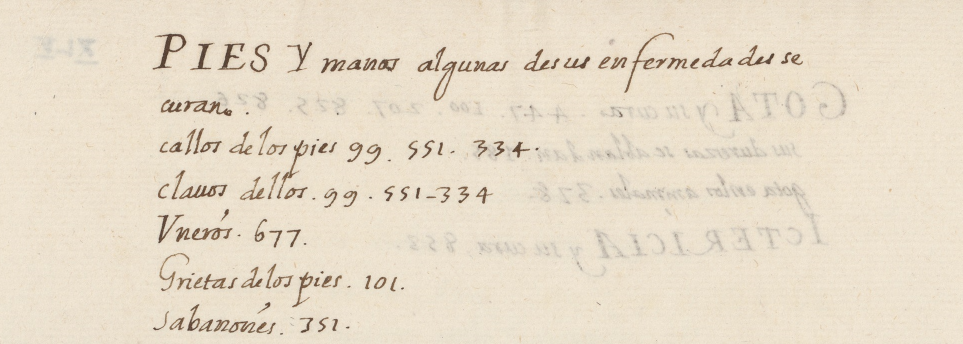
#> input picture joeal_data/hdibco2014/images/H08.png, 1925 x 688 px, found by its file name (shown at 1/2 size)
$ jupyter execute Bleedthrough_Restoration.ipynb
#> lines starting #> are read from the running program, lines starting #| are printed output that depends on the picture; after the words box and inside, x2 and y2 are one past the last pixel; in counts of white or black regions, pixels touching at a corner belong together
# Bleed-through restoration

Set `IMAGE_PATH` in the first code cell and select **Run All**. Use a Python 3 kernel with NumPy, OpenCV and Matplotlib. If needed, install them once with `%pip install numpy opencv-python matplotlib`.

Choose a scan with bleed-through. The notebook restores every supplied scan and saves a black-and-white PNG beside it.

## Choose an image

The example uses a bundled H-DIBCO scan. Change the path to try another scan.

[cell 1]
IMAGE_PATH = "joeal_data/hdibco2014/images/H08.png"

## 1. Load the scan

OpenCV reads the scan as an 8-bit image. A relative path starts from the notebook kernel’s working folder. The original preview uses colour, and the algorithm uses grayscale.

[cell 2]
from pathlib import Path

import cv2
import matplotlib.pyplot as plt
import numpy as np

input_path = Path(IMAGE_PATH).expanduser()
if not input_path.is_absolute() and not input_path.is_file():
    input_path = Path.cwd().parent / input_path
input_path = input_path.resolve()
if not input_path.is_file():
    raise FileNotFoundError(f"Set IMAGE_PATH to an existing image file. Tried {input_path}")

original = cv2.imread(str(input_path), cv2.IMREAD_COLOR)
#> original is the input picture: shape (688, 1925, 3); mean B, G, R 200.8, 219.8, 231.4
if original is None:
    raise ValueError(f"OpenCV could not decode this image: {input_path}")
if min(original.shape[:2]) < 8:
    raise ValueError("The scan needs to be at least 8 pixels wide and tall.")

## Restoration methods

### Luminance

Convert BGR colour to one brightness value per pixel. Green gets the largest weight, followed by red and blue. The integer arithmetic rounds the weighted result back to an 8-bit pixel. A grayscale input passes through directly.

[cell 3]
def luminance(image):
    """Convert an OpenCV-order colour array to 8-bit grayscale."""
    if image.ndim == 2:
        return image
    blue, green, red = np.moveaxis(image.astype(np.int32), -1, 0)
    return ((3735 * blue + 19235 * green + 9798 * red + 16384) >> 15).astype(np.uint8)

### Histogram counts and sums

Count how often each brightness value appears. Build running totals for both pixel count and brightness so Otsu can calculate the size and mean of any intensity range by subtracting two totals.

[cell 4]
def _groups(image):
    counts = np.bincount(image.ravel(), minlength=256)
    levels = np.flatnonzero(counts)
    counts = counts[levels]
    weight = np.r_[0, np.cumsum(counts, dtype=np.float64)]
    moment = np.r_[0, np.cumsum(counts * levels, dtype=np.float64)]
    return levels, weight, moment

### Two-class Otsu

Try a cutoff after each occupied brightness level that leaves pixels on both sides. For each split, multiply the two group sizes by the squared difference between their average brightness. Return the cutoff with the highest score. The restoration pipeline uses pixels strictly below that cutoff as candidate ink. If every pixel has the same brightness, Otsu returns that brightness.

[cell 5]
def threshold_otsu(image):
    """Pick the split that maximises the weighted separation of two groups."""
    levels, weight, moment = _groups(image)
    if len(levels) == 1:
        return int(levels[0])

    left = weight[1:-1]
    right = weight[-1] - left
    left_mean = moment[1:-1] / left
    right_mean = (moment[-1] - moment[1:-1]) / right
    separation = left * right * (left_mean - right_mean) ** 2
    return int(levels[np.argmax(separation)])

### Small-component removal

Group candidate ink pixels that touch up, down, left or right. Count the pixels in each group and discard groups with 30 pixels or fewer at the default setting. The result is a mask of the larger candidate marks.

[cell 6]
def remove_specks(mask, max_size):
    """Keep 4-connected foreground components larger than max_size."""
    _, labels, stats, _ = cv2.connectedComponentsWithStats(
        mask.astype(np.uint8), connectivity=4
    )
    keep = stats[:, cv2.CC_STAT_AREA] > max_size
    keep[0] = False
    return keep[labels]

### Restoration settings

These defaults set the size of the background filters, the speck cutoff, the Canny thresholds and the minimum edge overlap.

[cell 7]
PARAMS = dict(
    close_size=31,       # step 1: closing kernel, larger than any stroke width
    median_size=21,      # step 1: smooths the background estimate
    min_speck=30,        # step 2: components of this many pixels or fewer are removed
    canny=(60, 150),     # step 3: Canny thresholds on the original image
    min_edge_ratio=0.08, # step 3: edge pixels / component size needed to count as real ink
)

### Background normalisation

Estimate what the paper would look like with the writing filled in. Morphological closing with a 31 × 31 ellipse fills narrow dark marks using nearby brighter pixels. A 21-pixel median filter smooths that estimate. The code divides each original pixel by its estimated background and multiplies by 255. Paper close to its local background becomes nearly white, while ink stays darker in proportion to the paper around it.

[cell 8]
def bg_normalise(gray, close_size, median_size):
    se = cv2.getStructuringElement(cv2.MORPH_ELLIPSE, (close_size, close_size))
    background = cv2.medianBlur(cv2.morphologyEx(gray, cv2.MORPH_CLOSE, se), median_size)
    norm = np.clip(gray.astype(float) / np.maximum(background, 1) * 255, 0, 255).astype(np.uint8)
    return norm, background

### Canny edge gate

Lightly blur the original grayscale scan and use Canny with thresholds of 60 and 150 to find strong brightness changes. Label groups of candidate ink, including diagonal neighbours. For each group, divide the number of its pixels that overlap a Canny edge by its total pixel count. Keep the entire group when that fraction is greater than 8%. This favours strokes with clear edges and can also discard genuine faint writing.

[cell 9]
def edge_gate(binary, gray, canny, min_edge_ratio):
    edges = cv2.Canny(cv2.GaussianBlur(gray, (3, 3), 0), *canny) > 0
    nl, lab = cv2.connectedComponents(binary.astype(np.uint8), connectivity=8)
    edge_cnt = np.bincount(lab[edges], minlength=nl)
    size = np.bincount(lab.ravel(), minlength=nl)
    keep = edge_cnt / np.maximum(size, 1) > min_edge_ratio
    keep[0] = False                                   # label 0 is background
    return keep[lab], edges

### Put the restoration steps together

Estimate and correct the paper background, apply Otsu to identify candidate ink, remove small specks, then check the remaining groups against the original scan’s edges. The function returns the final ink mask and intermediate images for inspection.

[cell 10]
def binarize(gray, p=PARAMS):
    norm, background = bg_normalise(gray, p['close_size'], p['median_size'])          # step 1
    t = threshold_otsu(norm)
    thresh = remove_specks(norm < t, p['min_speck'])                  # step 2
    final, edges = edge_gate(thresh, gray, p['canny'], p['min_edge_ratio'])           # step 3
    return final, dict(background=background, normalised=norm, otsu_t=t,
                       thresholded=thresh, edges=edges, removed_by_gate=thresh & ~final)

## Save and compare

Convert the final mask into black ink on white paper, save a PNG beside the input, and display both images. Running the notebook again for the same input replaces its previous restored PNG.

[cell 11]
mask, restoration_steps = binarize(luminance(original))
#> in luminance, `blue, green, red = np.moveaxis(image.astype(np.int32), -1, 0)`:
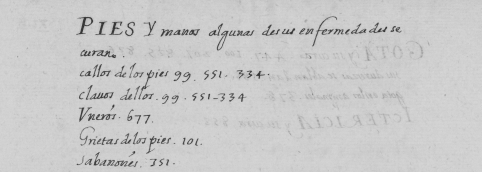
#> blue: shape (688, 1925) int32 (shown at 1/4 size); min 26, max 222, mean 200.8
#> in luminance, `blue, green, red = np.moveaxis(image.astype(np.int32), -1, 0)`:
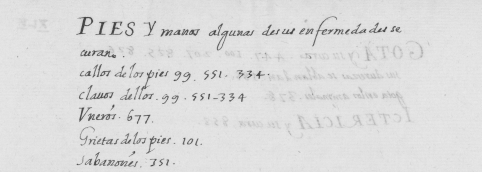
#> green: shape (688, 1925) int32 (shown at 1/4 size); min 42, max 239, mean 219.8
#> in bg_normalise, `se = cv2.getStructuringElement(cv2.MORPH_ELLIPSE, (close_size, close_s..`:
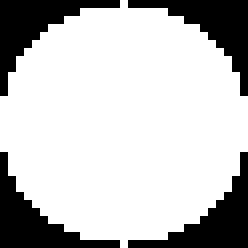
#> se: shape (31, 31) (shown 8 times larger); values 0 (black) and 1 (white), 75.9% white; 4 black regions, box (x1, y1, x2, y2) and area: (0, 0, 15, 12) 58, (16, 0, 31, 12) 58, (0, 19, 15, 31) 58, (16, 19, 31, 31) 58
#> in bg_normalise, `norm = np.clip(gray.astype(float) / np.maximum(background, 1) * 255, 0..`:
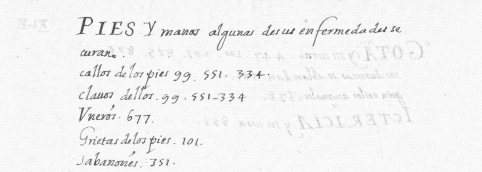
#> norm: shape (688, 1925) (shown at 1/4 size); min 52, max 255, mean 242.5
#> in _groups, `counts = np.bincount(image.ravel(), minlength=256)`: counts = 256 values, max 161205 at index 248, min 0 at index 0, mean 5173.4
#> in _groups, `levels = np.flatnonzero(counts)`: levels = 199 values from 52 to 255
#> in _groups, `counts = counts[levels]`: counts = 199 values, max 161205 at index 192, min 1 at index 1, mean 6655.3
#> in _groups, `weight = np.r_[0, np.cumsum(counts, dtype=np.float64)]`: weight = 200 values from 0 to 1324400
#> in _groups, `moment = np.r_[0, np.cumsum(counts * levels, dtype=np.float64)]`: moment = 200 values from 0 to 321192630
#> in threshold_otsu, `levels, weight, moment = _groups(image)`: levels = 199 values from 52 to 255; weight = 200 values from 0 to 1324400; moment = 200 values from 0 to 321192630
#> in threshold_otsu, `left = weight[1:-1]`: left = 198 values from 2 to 1307475
#> in threshold_otsu, `right = weight[-1] - left`: right = 198 values, max 1324398 at index 0, min 16925 at index 197, mean 1247521.8
#> in threshold_otsu, `left_mean = moment[1:-1] / left`: left_mean = 198 values from 52 to 242.4
#> in threshold_otsu, `right_mean = (moment[-1] - moment[1:-1]) / right`: right_mean = 198 values from 242.5 to 255
#> in threshold_otsu, `separation = left * right * (left_mean - right_mean) ** 2`: separation = 198 values, max 7.48e+14 at index 126, min 9.61e+10 at index 0, mean 4.88e+14
#> in binarize, `t = threshold_otsu(norm)`: t = 182
#> in remove_specks, `_, labels, stats, _ = cv2.connectedComponentsWithStats( mask.astype(np..`:
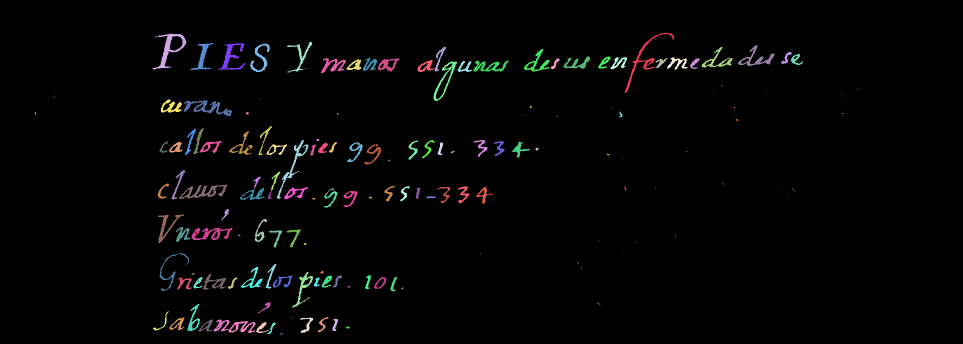
#> labels: shape (688, 1925) int32 (shown at 1/2 size); 193 distinct labels, from 0 to 192; one colour per label, 0 black
#> in remove_specks, `_, labels, stats, _ = cv2.connectedComponentsWithStats( mask.astype(np..`: stats = 193 rows, first 6: [0, 0, 1925, 688, 1288424], [1249, 65, 99, 120, 932], [305, 67, 68, 72, 1167], [310, 73, 2, 2, 3], [1310, 78, 1, 1, 1], [574, 84, 50, 61, 543]
#> in remove_specks, `return keep[labels]`:
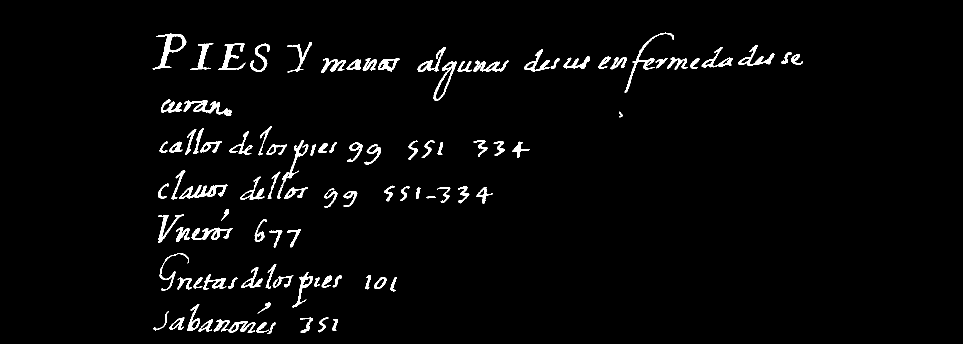
#> returned value: shape (688, 1925) bool (shown at 1/2 size); 2.7% white; 101 white regions, largest, box (x1, y1, x2, y2) and area: (305, 67, 373, 139) 1167, (367, 201, 464, 232) 1061, (358, 369, 455, 398) 1022
#> in edge_gate, `edges = cv2.Canny(cv2.GaussianBlur(gray, (3, 3), 0), *canny) > 0`:
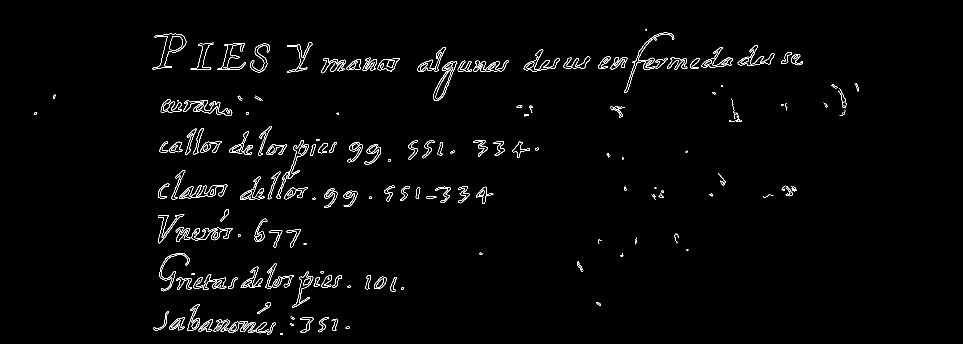
#> edges: shape (688, 1925) bool (shown at 1/2 size); 1.7% white in thin lines or dots, all inside (x1, y1, x2, y2) = (69, 58, 1718, 670)
#> in edge_gate, `nl, lab = cv2.connectedComponents(binary.astype(np.uint8), connectivit..`:
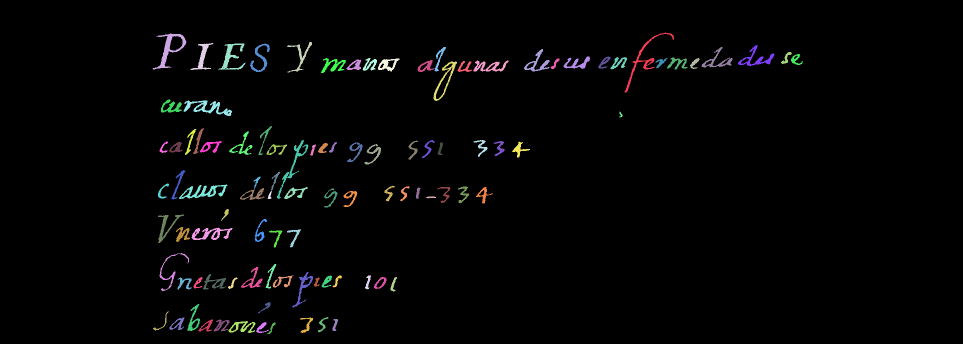
#> lab: shape (688, 1925) int32 (shown at 1/2 size); 102 distinct labels, from 0 to 101; one colour per label, 0 black
#> in edge_gate, `nl, lab = cv2.connectedComponents(binary.astype(np.uint8), connectivit..`: nl = 102
#> in edge_gate, `edge_cnt = np.bincount(lab[edges], minlength=nl)`: edge_cnt = 102 values, max 11613 at index 0, min 18 at index 30, mean 216.3
#> in edge_gate, `size = np.bincount(lab.ravel(), minlength=nl)`: size = 102 values, max 1288923 at index 0, min 40 at index 30, mean 12984.3
#> restoration_steps = 6 items
output = np.where(mask, 0, 255).astype(np.uint8)
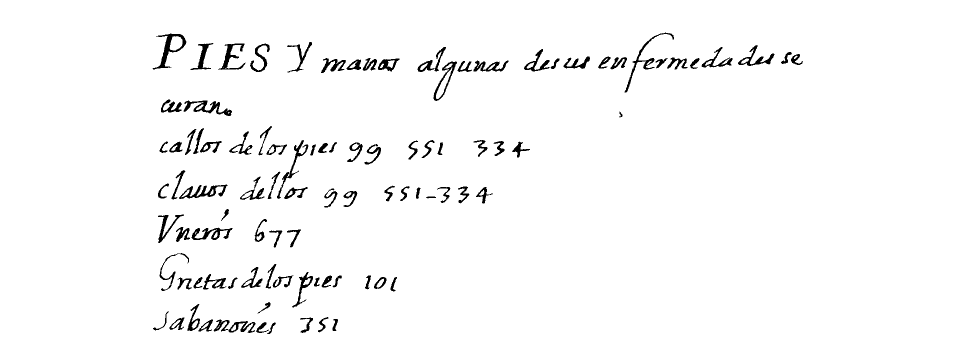
#> output: shape (688, 1925) (shown at 1/2 size); 97.3% white; 101 black regions, largest, box (x1, y1, x2, y2) and area: (305, 67, 373, 139) 1167, (367, 201, 464, 232) 1061, (358, 369, 455, 398) 1022
output_path = input_path.with_name(f"{input_path.name}.bleedthrough-restored.png")
if not cv2.imwrite(str(output_path), output):
    raise OSError(f"Could not save the restored image to {output_path}")
print(f"Saved restored image at {output_path}")

figure, axes = plt.subplots(1, 2, figsize=(13, 6))
axes[0].imshow(cv2.cvtColor(original, cv2.COLOR_BGR2RGB))
axes[0].set_title("Original scan")
axes[1].imshow(output, cmap="gray", vmin=0, vmax=255)
axes[1].set_title("Restored scan")
for axis in axes:
    axis.axis("off")
figure.tight_layout()
plt.show()
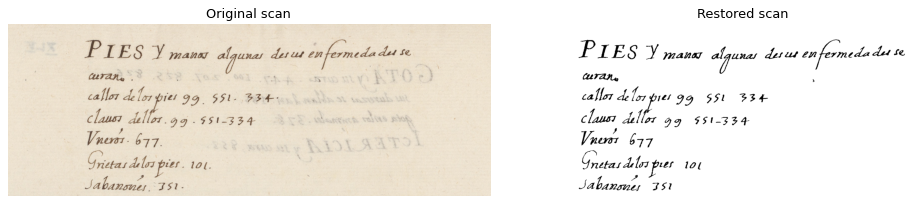
#> figure drawn by matplotlib, 2 panels
plt.close(figure)

$ run again, with joeal_data/hdibco2014/images/H01.png copied over joeal_data/hdibco2014/images/H08.png
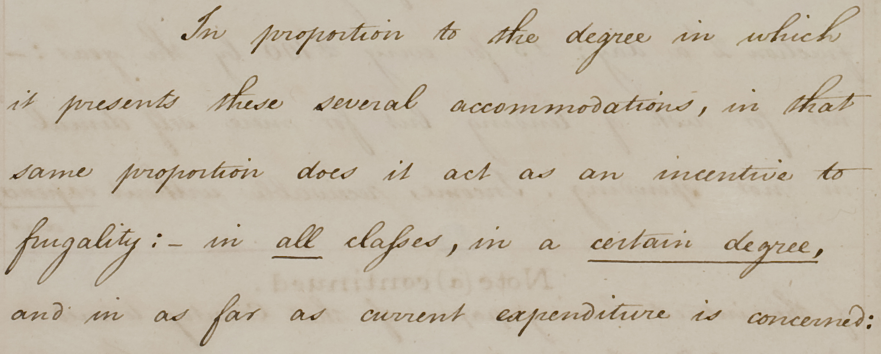
#> input picture joeal_data/hdibco2014/images/H01.png, 1761 x 707 px, found by its file name (shown at 1/2 size)
#> original is the input picture: shape (707, 1761, 3); mean B, G, R 167.8, 184.7, 194.7
#> se: shape (31, 31); values 0 (black) and 1 (white), 75.9% white; 4 black regions, box (x1, y1, x2, y2) and area: (0, 0, 15, 12) 58, (16, 0, 31, 12) 58, (0, 19, 15, 31) 58, (16, 19, 31, 31) 58
#> in _groups, `counts = np.bincount(image.ravel(), minlength=256)`: counts = 256 values, max 304438 at index 252, min 0 at index 0, mean 4863.4
#> in _groups, `levels = np.flatnonzero(counts)`: levels = 237 values from 13 to 255
#> in _groups, `counts = counts[levels]`: counts = 237 values, max 304438 at index 234, min 1 at index 0, mean 5253.3
#> in _groups, `weight = np.r_[0, np.cumsum(counts, dtype=np.float64)]`: weight = 238 values from 0 to 1245027
#> in _groups, `moment = np.r_[0, np.cumsum(counts * levels, dtype=np.float64)]`: moment = 238 values from 0 to 304106335
#> in threshold_otsu, `levels, weight, moment = _groups(image)`: levels = 237 values from 13 to 255; weight = 238 values from 0 to 1245027; moment = 238 values from 0 to 304106335
#> left = 236 values from 1 to 1166581
#> right = 236 values, max 1245026 at index 0, min 78446 at index 235, mean 1193294.3
#> left_mean = 236 values from 13 to 243.5
#> right_mean = 236 values from 244.3 to 255
#> separation = 236 values, max 8.71e+14 at index 176, min 6.66e+10 at index 0, mean 4.77e+14
#> t = 194
#> labels: shape (707, 1761) int32; 292 distinct labels, from 0 to 291
#> stats = 292 rows, first 6: [0, 0, 1761, 707, 1184949], [361, 11, 82, 70, 683], [1679, 12, 41, 35, 178], [1701, 16, 3, 1, 3], [975, 17, 100, 71, 1015], [1699, 17, 2, 1, 2]
#> edges: shape (707, 1761) bool; 3.4% white in thin lines or dots
#> in edge_gate, `nl, lab = cv2.connectedComponents(binary.astype(np.uint8), connectivit..`:
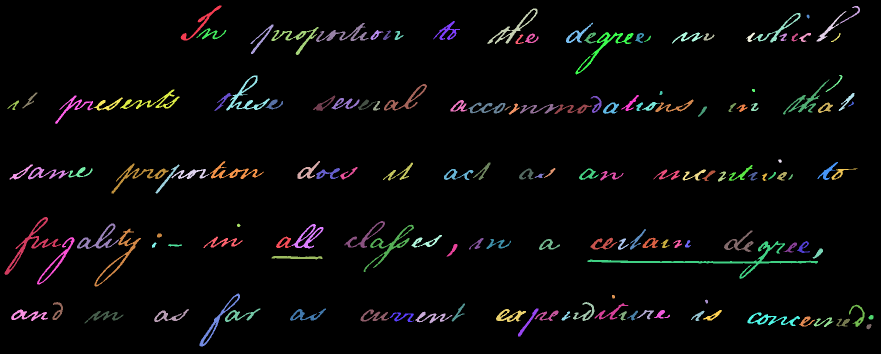
#> lab: shape (707, 1761) int32 (shown at 1/2 size); 159 distinct labels, from 0 to 158; one colour per label, 0 black
#> nl = 159
#> edge_cnt = 159 values, max 22917 at index 0, min 8 at index 63, mean 265.3
#> size = 159 values, max 1185838 at index 0, min 32 at index 34, mean 7830.4
#> restoration_steps = 6 items
#> output: shape (707, 1761); 95.2% white; 158 black regions, largest, box (x1, y1, x2, y2) and area: (1175, 482, 1636, 558) 2739, (9, 434, 122, 550) 1517, (727, 449, 828, 544) 1228
#> `plt.show()`:
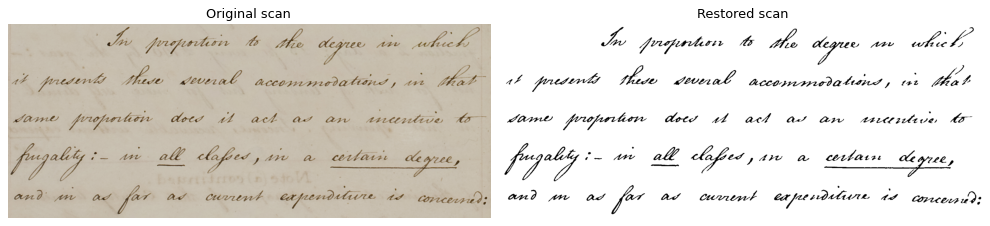
#> figure drawn by matplotlib, 2 panels

$ run again, with joeal_data/hdibco2014/images/H02.png copied over joeal_data/hdibco2014/images/H08.png
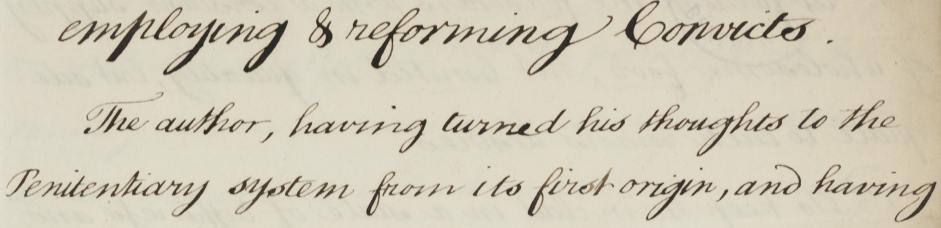
#> input picture joeal_data/hdibco2014/images/H02.png, 1881 x 455 px, found by its file name (shown at 1/2 size)
#> original is the input picture: shape (455, 1881, 3); mean B, G, R 182.5, 201.3, 207.7
#> se: shape (31, 31); values 0 (black) and 1 (white), 75.9% white; 4 black regions, box (x1, y1, x2, y2) and area: (0, 0, 15, 12) 58, (16, 0, 31, 12) 58, (0, 19, 15, 31) 58, (16, 19, 31, 31) 58
#> in _groups, `counts = np.bincount(image.ravel(), minlength=256)`: counts = 256 values, max 164352 at index 251, min 0 at index 0, mean 3343.2
#> in _groups, `levels = np.flatnonzero(counts)`: levels = 213 values from 42 to 255
#> in _groups, `counts = counts[levels]`: counts = 213 values, max 164352 at index 209, min 2 at index 0, mean 4018.1
#> in _groups, `weight = np.r_[0, np.cumsum(counts, dtype=np.float64)]`: weight = 214 values from 0 to 855855
#> in _groups, `moment = np.r_[0, np.cumsum(counts * levels, dtype=np.float64)]`: moment = 214 values from 0 to 204171235
#> in threshold_otsu, `levels, weight, moment = _groups(image)`: levels = 213 values from 42 to 255; weight = 214 values from 0 to 855855; moment = 214 values from 0 to 204171235
#> left = 212 values from 2 to 818895
#> right = 212 values, max 855853 at index 0, min 36960 at index 211, mean 793341.3
#> left_mean = 212 values from 42 to 237.8
#> right_mean = 212 values from 238.6 to 255
#> separation = 212 values, max 9.8e+14 at index 131, min 6.61e+10 at index 0, mean 7.49e+14
#> t = 173
#> labels: shape (455, 1881) int32; 426 distinct labels, from 0 to 425
#> stats = 426 rows, first 6: [0, 0, 1881, 455, 801013], [1243, 1, 88, 98, 1664], [307, 14, 58, 66, 552], [617, 14, 48, 82, 1173], [742, 16, 97, 121, 1628], [649, 19, 1, 1, 1]
#> edges: shape (455, 1881) bool; 4.3% white in thin lines or dots
#> lab: shape (455, 1881) int32; 153 distinct labels, from 0 to 152
#> nl = 153
#> edge_cnt = 153 values, max 23072 at index 0, min 0 at index 121, mean 240.6
#> size = 153 values, max 802009 at index 0, min 31 at index 116, mean 5593.8
#> final: shape (455, 1881) bool; 6.3% white; 151 white regions, largest, box (x1, y1, x2, y2) and area: (487, 40, 576, 146) 2462, (1044, 45, 1170, 151) 2386, (212, 21, 294, 124) 1938
#> restoration_steps = 6 items
#> `plt.show()`:
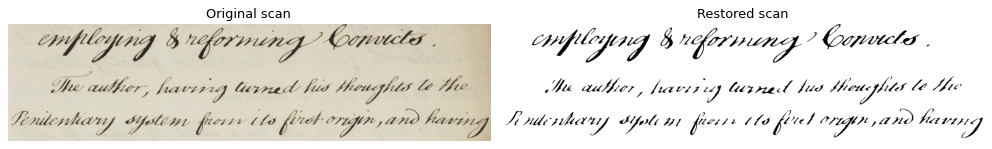
#> figure drawn by matplotlib, 2 panels
